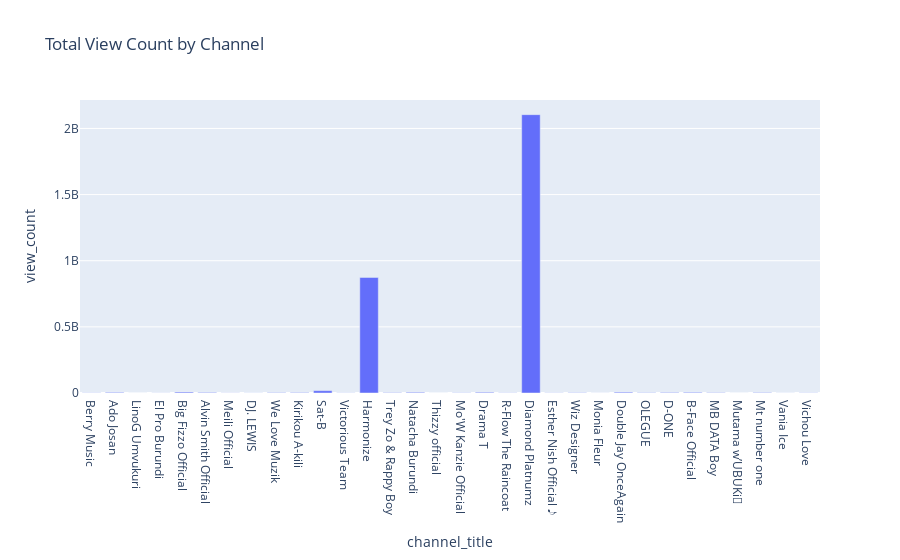

Source (notebook cell):
### Code cell
# Create a bar chart of the total view count for each channel
fig = px.bar(df, x='channel_title', y='view_count', title='Total View Count by Channel')
fig.show()

### Figure 1 — Plotly figure (JSON) as saved in the notebook; plotly's stock layout.template omitted (floating-point values rounded to 4 significant figures)
{"data": [{"alignmentgroup": "True", "hovertemplate": "channel_title=%{x}<br>view_count=%{y}<extra></extra>", "legendgroup": "", "marker": {"color": "#636efa", "pattern": {"shape": ""}}, "name": "", "offsetgroup": "", "orientation": "v", "showlegend": false, "textposition": "auto", "type": "bar", "x": ["Berry Music", "Ado Josan", "LinoG Umvukuri", "El Pro Burundi", "Big Fizzo Official", "Alvin Smith Official", "Meili Official", "DJ. LEWIS", "We Love Muzik", "Kirikou A-kili", "Sat-B", "Victorious Team", "Harmonize", "Trey Zo & Rappy Boy", "Natacha Burundi", "Thizzy official", "Mo'W Kanzie Official", "Drama T", "R-Flow The Raincoat", "Diamond Platnumz", "Esther Nish Official ♪", "Wiz Designer", "Monia Fleur", "Double Jay OnceAgain", "OLEGUE", "D-ONE", "B-Face Official", "MB DATA Boy", "Mutama w’UBUKi🍯", "Mt number one", "Vania Ice", "Vichou Love"], "xaxis": "x", "y": [1369371, 4708725, 154803, 779841, 6963830, 4306697, 869289, 653010, 2916213, 3608464, 17567622, 1042291, 873736033, 2749919, 5295416, 91642, 1606303, 5438838, 1374438, 2104223008, 1269941, 2119323, 315010, 6047048, 2377616, 3989659, 4986958, 2541636, 219198, 3516115, 419293, 1383703], "yaxis": "y"}], "layout": {"barmode": "relative", "legend": {"tracegroupgap": 0}, "title": {"text": "Total View Count by Channel"}, "xaxis": {"anchor": "y", "domain": [0, 1], "title": {"text": "channel_title"}}, "yaxis": {"anchor": "x", "domain": [0, 1], "title": {"text": "view_count"}}}}
